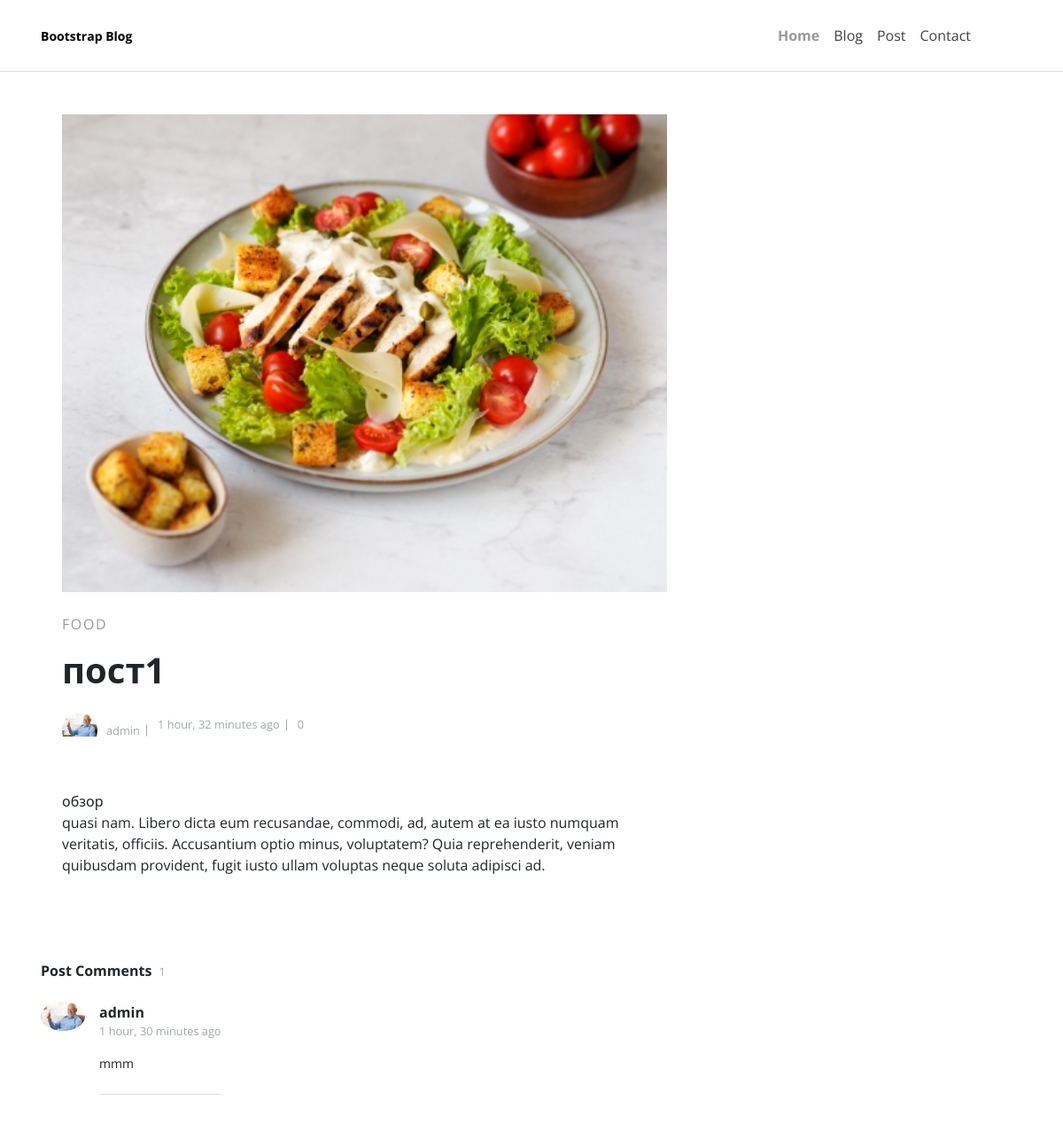
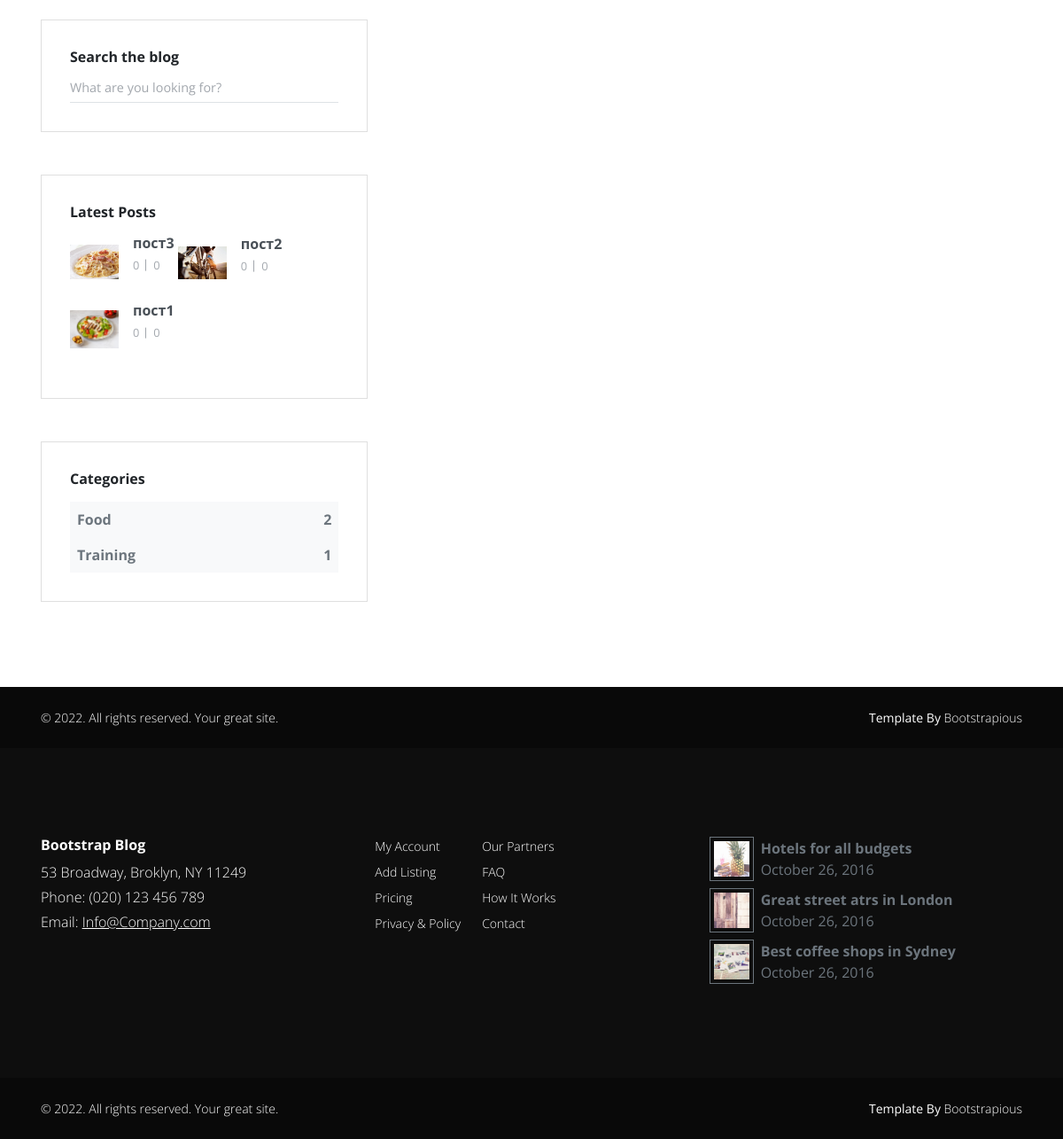
The app's page /post/4/ with its own data (2 pictures, top to bottom).
### posts/models.py (models this page shows, shortened)
class Post(models.Model):
    title = models.CharField(max_length=100)
    overview = models.TextField()
    timestamp = models.DateTimeField(auto_now_add=True)
    comment_count = models.IntegerField(default=0)
    view_count = models.IntegerField(default=0)
    author = models.ForeignKey(Author, on_delete=models.CASCADE)
    thumbnail = models.ImageField()
    categories = models.ManyToManyField(Category)
    featured = models.BooleanField(default=False)
    previous_post = models.ForeignKey(
        'self', related_name='previous', on_delete=models.SET_NULL, blank=True, null=True)
    next_post = models.ForeignKey(
        'self', related_name='next', on_delete=models.SET_NULL, blank=True, null=True)
    def get_absolute_url(self):
        return reverse('post_detail', kwargs={
            'id': self.id,
        })
    @property
    def get_comments(self):
        return self.comments.all().order_by('-timestamp')

class Category(models.Model):
    title = models.CharField(max_length=200)
    def __str__(self):
        return self.title

class Author(models.Model):
    user = models.OneToOneField(User, on_delete=models.CASCADE)
    profile_picture = models.ImageField()

class Comment(models.Model):
    user = models.ForeignKey(User, on_delete=models.CASCADE)
    timestamp = models.DateTimeField(auto_now_add=True)
    content = models.TextField()
    post = models.ForeignKey(
        'Post', related_name='comments', on_delete=models.CASCADE)

### posts/views.py (the view, shortened to what this page needs)
# urls.py: path('post/<id>/', post, name = 'post_detail'),
def post(request, id):
    category_count = get_category_count()
    most_recent = Post.objects.order_by('-timestamp')[:3]
    post = get_object_or_404(Post, id=id)
    form = CommentForm(request.POST or None)
    context = {
        'post': post,
        'most_recent': most_recent,
        'category_count': category_count,
        'form':form,
    }
    return render(request, 'post.html', context)

### posts/forms.py
class CommentForm(forms.ModelForm):
    content = forms.CharField(widget=forms.Textarea(attrs={
        'class': 'form-control',
        'placeholder': 'Type your comment',
        'id': 'usercomment',
        'rows': '4'
    }))
    class Meta:
        model = Comment
        fields = ('content', )

### posts/views.py (called while the page is built)
def get_category_count():
    queryset = Post.objects.values('categories__title').annotate(Count('categories__title'))
    return queryset

### templates/post.html (shortened to what this page needs)
{% extends 'base.html' %}
{% load static %}
{% block content %}
  <section class="py-5">
      <div class="container">
        <div class="row gy-5">
          <main class="col-lg-8">
            <div class="container"><img class="img-fluid w-100 mb-4" src="{{ post.thumbnail.url }}" alt="...">
              <ul class="list-inline mb-3">
                 {% for cat in post.categories.all %}
                     <li class="list-inline-item"><a class="text-uppercase" href="!#">{{ cat }}</a></li>
                    {% endfor %}
              </ul>
              <h1 class="mb-4">{{ post.title }}<a href="!#"></a></h1>
              <ul class="list-inline list-separated text-gray-500 mb-5">
                <li class="list-inline-item"><a class="d-flex align-items-center flex-wrap text-reset" href="!#">
                    <div class="avatar flex-shrink-0"><img class="img-fluid" src="{{ post.author.profile_picture.url }}" alt="..."></div><small>{{ post.author.user.username }}</small></a></li>
                <li class="list-inline-item small"> {{ post.timestamp|timesince }} ago</li>
                <li class="list-inline-item small">{{ post.view_count }}</li>
              </ul>
              <div class="post-body">
                <a>{{post.overview}}</a>
                </div>
                <p>quasi nam. Libero dicta eum recusandae, commodi, ad, autem at ea iusto numquam veritatis, officiis. Accusantium optio minus, voluptatem? Quia reprehenderit, veniam quibusdam provident, fugit iusto ullam voluptas neque soluta adipisci ad.</p>
              </div>
              <div class="mb-5">
                <header>
                  <h3 class="h6 mb-4">Post Comments<span class="fw-light text-gray-600 small ms-2">{{ post.comments.count }}</span></h3>
                </header>
                {% for comment in post.get_comments %}
                 {% if comment.user.author %}
                <div class="d-flex align-items-start"><img class="img-fluid rounded-circle flex-shrink-0" src="{{ comment.user.author.profile_picture.url }}" alt="..." width="50"/>
                          {% else %}
                <div class="d-flex align-items-start"><img class="img-fluid rounded-circle flex-shrink-0" src="{% static 'img/user.svg' %}" alt="..." width="50"/>
                          {% endif %}
                  <div class="pb-4 ms-3 border-bottom mb-4"><strong>{{ comment.user.username }}</strong>
                    <p class="small text-gray-500">{{ comment.timestamp|timesince }} ago</p>
                    <p class="mb-0 text-sm">{{ comment.content }}</p>
                  </div>
                </div>
               {%endfor%}
              </div>
              </div>
  {% include 'sidebar.html' with most_recent=most_recent category_count=category_count %}
        </div>
    </section>
    <div class="copyrights text-white py-4" style="background: #090909">
      <div class="container">
        <div class="row text-center gy-2">
          <div class="col-md-6 text-md-start">
            <p class="mb-0 fw-light text-sm">&copy; 2022. All rights reserved. Your great site.</p>
          </div>
          <div class="col-md-6 text-md-end">
            <p class="mb-0 text-sm">Template By <a class="text-reset fw-light" href="https://bootstrapious.com/p/bootstrap-blog">Bootstrapious</a>
            </p>
          </div>
        </div>
      </div>
    </div>
{%endblock%}

### templates/sidebar.html (shortened to what this page needs)
 <aside class="col-lg-4">
            <div class="card mb-5">
              <div class="card-body">
                <h3 class="h6">Search the blog</h3>
                <form action="{%url 'search'%}">
                  <div class="input-group border-bottom">
                    <input class="form-control border-0 shadow-0 ps-0" type="text" name = "q" placeholder="What are you looking for?">
                    <button class="btn btn-link btn-sm shadow-0 px-0" type="submit"></button>
                  </div>
                </form>
              </div>
            </div>
            <div class="card mb-5">
              <div class="card-body">
                <h3 class="h6 mb-3">Latest Posts</h3>
                {%for post in most_recent%}
                <a class="text-reset mb-3" href="{{post.get_absolute_url}}">
                  <div class="d-flex align-items-center"><img class="img-fluid flex-shrink-0" src="{{post.thumbnail.url}}" alt="..." width="55">
                    <div class="ms-3">
                      <p class="mb-2 fw-bold text-gray-700 lh-1">{{post.title}}</p>
                      <ul class="list-inline list-separated text-gray-500 d-flex align-items-center">
                        <li class="list-inline-item small"> {{post.view_count }}</li>
                        <li class="list-inline-item small"> {{post.comment_count }}</li>
                      </ul>
                    </div>
                  </div></a>
               {%endfor%}
              </div>
            </div>
            <div class="card mb-5">
              <div class="card-body">
                <h3 class="h6 mb-3">Categories</h3>
                {%for cat in category_count%}
                <div class="p-2 d-flex justify-content-between fw-bold text-gray-600 bg-light"><a class="text-reset" href="!#">{{cat.categories__title}}</a><span>{{cat.categories__title__count}}</span></div>
                 {%endfor%}
              </div>
            </div>
          </aside>

### records on screen
Post: thumbnail (picture), title "пост1", author.profile_picture (picture), author.user.username "admin", timestamp "1 hour, 32 minutes", view_count "0", overview "обзор", comments.count "1", comment_count "0"
Category: title "FOOD"
Comment: user.author.profile_picture (picture), user.username "admin", timestamp "1 hour, 30 minutes", content "mmm"
Post: thumbnail (picture), title "пост3", view_count "0", comment_count "0"
Post: thumbnail (picture), title "пост2", view_count "0", comment_count "0"

### other values on screen
{{ cat.categories__title }} "Food" "Training"
{{ cat.categories__title__count }} "2" "1"
